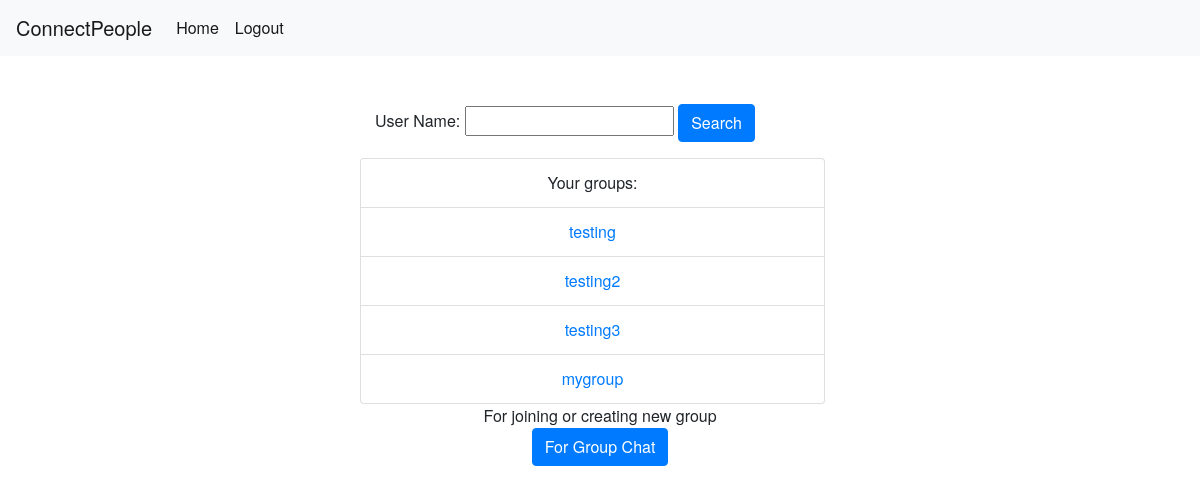
Screenshot of /chatapp/ (signed in) with the database file from the repository.
### chatapp/models.py (models this page shows, shortened)
class Group(models.Model):
    group_name = models.CharField(max_length=20, unique=True)
    members = models.ManyToManyField(User, related_name='group_members')
    group_code = models.CharField(max_length=100)
    max_group_size = models.IntegerField(default=5)
    admin = models.CharField(default='uditg', max_length=50)

### chatapp/views.py (the view, shortened to what this page needs)
# urls.py: path('', views.HomeView.as_view(), name='home'),
@method_decorator(login_required, name='dispatch')
class HomeView(View):
    def get(self, request):
        form = UserSearchForm()
        user_groups = request.user.group_members.all()
        return render(request, 'chatapp/home.html', {'form': form, 'user_groups': user_groups})

### chatapp/forms.py
class UserSearchForm(forms.Form):
    username = forms.CharField(label="User Name", max_length=50)

### chatapp/templates/chatapp/home.html (shortened to what this page needs)
{%extends 'chatapp/base.html'%}
{%block content%}
<div class="container" id="form_container">
    <div class="row">
        <div class="col-sm-3 "></div>
        <div class="col-sm">
            <form method="post" action="{% url 'chatapp:home' %}" class="d-flex-row">
                {% for field in form%}
                    <span class="form-group ">
                        {{ field.label_tag }}
                        <span class=" w-100 ">
                            {{ field }}
                        </span>
                    </span>
                {%endfor%}
                <input type="submit" class="btn btn-primary" value="Search">
            </form>
        </div>
    </div>
    <div class="row">
        <div class="col-sm-3"></div>
        <div class="col-sm list-group">
            <div class="list-group-item text-center">
                Your groups:
            </div>
            {%for user_group in user_groups%}
                <div class="list-group-item text-center">
                    <a href="{%url 'chatapp:group_chat_messages' user_group.group_name user.id%}">
                        {{user_group.group_name}}
                    </a>
                </div>
            {%endfor%}
        </div>
        <div class="col-sm-3"></div>
    </div>
    <div class="row">
        <div class="col-sm"></div>
        <div class="col-sm-8 text-center">For joining or creating new group</div>
        <div class="col-sm"></div>
    </div>
    <div class="row">
        <div class="col-sm"></div>
        <div class="col-sm-8">
            <form method="get" action="{%url 'chatapp:group_chat'%}" class="form-inline justify-content-center">
                <button type="submit" class="btn btn-primary text-center">For Group Chat</button>
            </form>
        </div>
        <div class="col-sm"></div>
    </div>
</div>
{%endblock content%}

### chatapp/static/chatapp/css/stylesheet.css (style rules this page uses)
body { font-family: "HelveticaNeue-Light", "Helvetica Neue Light", "Helvetica Neue", Helvetica, Arial, "Lucida Grande", sans-serif; font-weight: 300; }
#form_container { padding-top:5%; }

### rows the page displays
Group: group_name "testing"
Group: group_name "testing2"
Group: group_name "testing3"
Group: group_name "mygroup"

### other values shown
{{ field.label_tag }} "User Name:"
